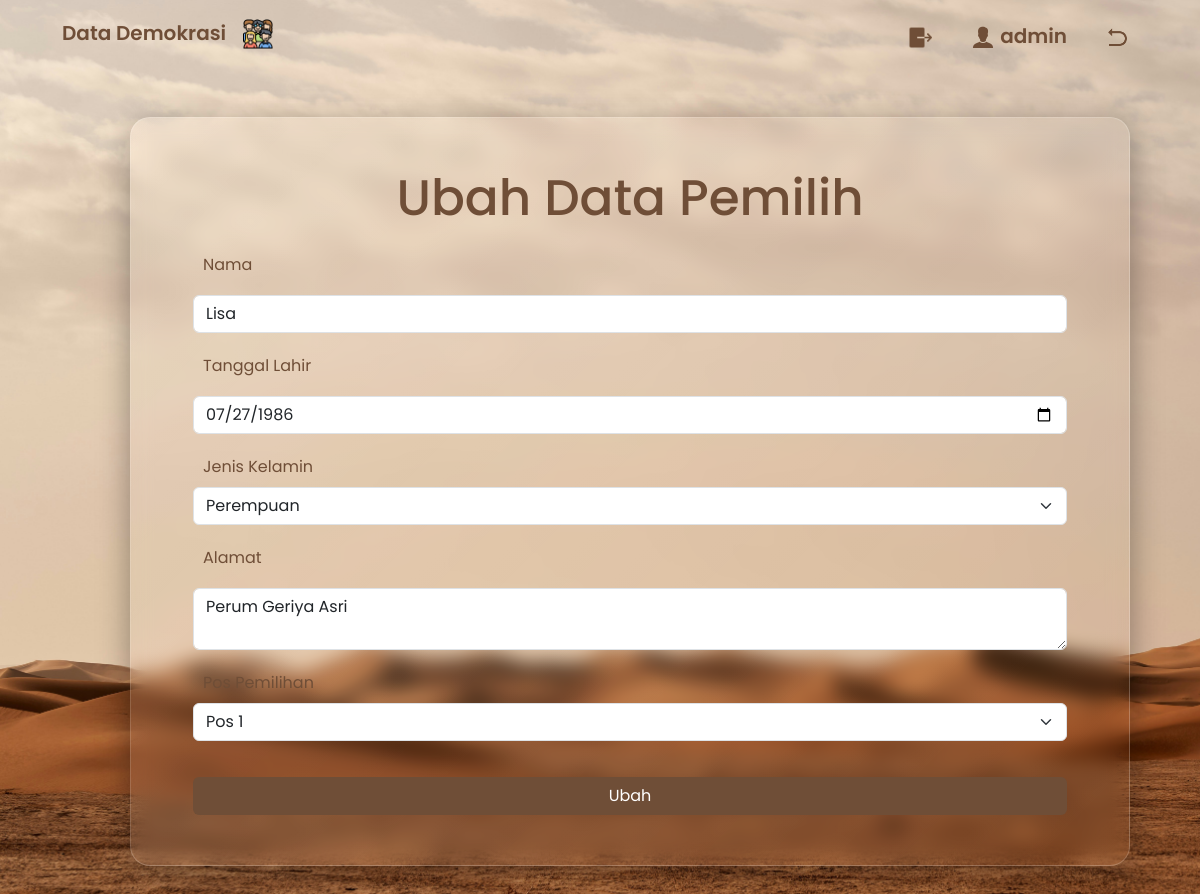
/ubah.php?id=6950 (signed in), run on the app's committed database.
### tables this page shows
CREATE TABLE `pemilih` (
  `nik` int(13) NOT NULL,
  `nama` varchar(50) NOT NULL,
  `lahir` varchar(30) NOT NULL,
  `kelamin` varchar(20) NOT NULL,
  `alamat` varchar(100) NOT NULL,
  `pos` varchar(50) NOT NULL
);

### ubah.php (the view, shortened to what this page needs)
<?php
include 'koneksi.php';
if (isset($_GET['id'])) {
    $id = $_GET['id'];
    $query = mysqli_query($koneksi, "SELECT * FROM pemilih WHERE nik = '$id'");
    if ($query) {
        $data = mysqli_fetch_assoc($query);
    } else {
        echo 'Data tidak ditemukan!';
        exit();
    }
} else {
    header('Location: tampildataadmin.php');
    exit();
}
?>
<!DOCTYPE html>
<html lang="en">
<head>
    <link rel="stylesheet" href="inputdata.css">
    <link href="https://cdn.jsdelivr.net/npm/bootstrap@5.3.3/dist/css/bootstrap.min.css" rel="stylesheet">
</head>
<body>
    <nav class="navbar navbar-expand-lg">
        <div class="container-fluid">
            <a class="navbar-brand" href="index.php">Data Demokrasi <img class="navbar-brand-logo" src="gambar/ancestors.png" alt="Facebook" /></a>
            <div class="collapse navbar-collapse" id="navbarNav">
                <ul class="navbar-nav ms-auto">
                    <li class="nav-item">
                        <a class="nav-link" href="logout.php"><img class="navbar-brand-logo-tampil" src="gambar/icons8-logout-60.png"> </a>
                    </li>
                    <li class="nav-item">
                        <a class="nav-link" href="login.php"><img class="navbar-brand-logo-tampil" src="gambar/icons8-account-100.png"> <?php echo $_SESSION['user']['username']; ?></a>
                    </li>
                    <li class="nav-item">
                        <a class="nav-link" href="tampildataadmin.php"><img class="navbar-brand-logo-tampil" src="gambar/icons8-return-96.png"></a>
                    </li>
                </ul>
            </div>
        </div>
    </nav>
    <div class="bungkus" style="margin-bottom: 60px;margin-left: 130px;
    margin-top: 50px;">
        <div class="container">
            <div class="container-content">
                <h1>Ubah Data Pemilih </h1>
                <form class="form-input" method="POST">
                    <div class="mb-3">
                        <label for="nama" class="form-label">Nama</label>
                        <input type="text" class="form-control" name="nama" id="nama" value="<?php echo $data['nama']; ?>" required>
                    </div>
                    <div class="mb-3">
                        <label for="lahir" class="form-label">Tanggal Lahir</label>
                        <input type="date" class="form-control" name="lahir" id="lahir" value="<?php echo $data['lahir']; ?>" required>
                    </div>
                    <div class="mb-3">
                        <label for="kelamin" class="form-label">Jenis Kelamin</label>
                        <select class="form-select" name="kelamin" id="kelamin" required>
                            <option value="Perempuan" <?php echo $data['kelamin'] == 'Perempuan' ? 'selected' : ''; ?>>Perempuan</option>
                        </select>
                    </div>
                    <div class="mb-3">
                        <label for="alamat" class="form-label">Alamat</label><br>
                        <textarea name="alamat" id="alamat" class="form-control" required><?php echo $data['alamat']; ?></textarea>
                    </div>
                    <div class="mb-3">
                        <label for="pos" class="form-label">Pos Pemilihan</label>
                        <select class="form-select" name="pos" id="pos" required>
                            <option value="Pos 1" <?php echo $data['pos'] == '1' ? 'selected' : ''; ?>>Pos 1</option>
                        </select>
                    </div>
                    <button type="submit" name="submit" class="btn" style="background-color: #6F4E37; color: white;width: 100%;margin-top: 20px">Ubah</button>
                </form>
            </div>
        </div>
    </div>
</body>
</html>

### inputdata.css (style rules this page uses)
* { font-family: 'Poppins', sans-serif; }
.navbar-nav { font-weight: 600; margin-top: 5px; margin-right: 50px; font-size: 20px; }
.navbar-brand-logo { margin-left: 12px; width: 30px; height: 30px; }
.navbar-nav .nav-link { text-decoration: none; }
.navbar-nav .nav-link { color: #6F4E37; margin-left: 10px; }
.container { height: auto; width: 1000px; display: flex; }
.container .container-content { width: 1000px; height: auto; color: rgb(255, 255, 255); text-align: left; margin: 50px; }
.container .container-content h1 { margin-bottom: 20px; font-weight: 500; color: #6F4E37; font-size: 50px; text-align: center; }
.bungkus { width: 1000px; height: auto; margin-left: 130px; margin-top: 50px; background: linear-gradient(135deg, rgba(255, 255, 255, 0.1), rgba(255, 255, 255, 0)); backdrop-filter: blur(10px); -webkit-backdrop-filter: blur(10px); border-radius: 20px; border: 1px solid rgba(255, 255, 255, 0.18); box-shadow: 0 8px 32px 0 rgba(0, 0, 0, 0.37); }
.navbar-brand-logo-tampil { margin-left: 12px; width: 25px; height: 25px; }
.btn { margin-top: 10px; }
.form-label { color: #6F4E37; margin-top: 5px; margin-left: 10px; }
.form-control { margin-top: 10px; width: 100%; }
.form-input .form-control, .form-input .btn { width: 100%; }

### ubah.php (style rules this page uses)
.navbar-brand { color: #6F4E37; font-size: 20px; font-weight: 600; margin-left: 50px; }
body { background-image: url('gambar/wolfgang-hasselmann-zp_iEPfwvw0-unsplash.jpg'); background-size: cover; background-repeat: no-repeat; }

### data on the page
pemilih: nama "Lisa", lahir "07/27/1986", kelamin "Perempuan", alamat "Perum Geriya Asri"

### other printed values
$_SESSION['user']['username'] "admin"
